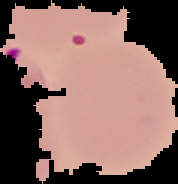
#> input picture FESI/Progetto/malaria/malaria/parasite (100).png, 178 x 184 px, found by its file name; its folder holds only this picture in this run
$ jupyter execute remove_purple_spots.ipynb
#> lines starting #> are read from the running program, lines starting #| are printed output that depends on the picture; after the words box and inside, x2 and y2 are one past the last pixel; in counts of white or black regions, pixels touching at a corner belong together
[cell 1]
import cv2
import numpy as np
import matplotlib.pyplot as plt
import os

# Percorsi
input_folder = 'FESI/Progetto/malaria/malaria/'  # Cartella delle immagini di input
output_folder = 'FESI/Progetto/malaria/output/'  # Cartella dove salvare le immagini elaborate
mask_folder = 'FESI/Progetto/malaria/masks/'  # Cartella dove salvare le maschere

# Crea le cartelle di output se non esistono
os.makedirs(output_folder, exist_ok=True)
os.makedirs(mask_folder, exist_ok=True)

# Itera sui file nella cartella di input
for filename in os.listdir(input_folder):
    if filename.endswith('.png') or filename.endswith('.jpg'):  # Filtra i tipi di file immagine
        input_path = os.path.join(input_folder, filename)
        output_path = os.path.join(output_folder, filename)
        mask_path = os.path.join(mask_folder, f"mask_{filename}")

        # Carica l'immagine
        image = cv2.imread(input_path)
#> image is the input picture: shape (184, 178, 3); mean B, G, R 97.4, 103.1, 135.9
        original = image.copy()

        # Passo 1: Riduzione del rumore con filtro mediano
        image = cv2.medianBlur(image, 5)

        # Passo 2: Riduzione del rumore con filtro bilaterale
        # Parametri: d = diametro, sigmaColor = intensità, sigmaSpace = vicinanza
        image = cv2.bilateralFilter(image, d=9, sigmaColor=75, sigmaSpace=75)

        # Converti l'immagine nello spazio colore HSV
        hsv = cv2.cvtColor(image, cv2.COLOR_BGR2HSV)
#> hsv: shape (184, 178, 3); mean H, S, V 5.3, 46.6, 135.9

        # Creo delle maschere per filtrare lo sfondo
        non_zero_saturation = hsv[:, :, 1] > 0
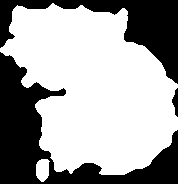
#> non_zero_saturation: shape (184, 178) bool; 63.8% white; 3 black regions, box (x1, y1, x2, y2) and area: (0, 52, 178, 184) 7272, (0, 0, 178, 84) 4494, (172, 88, 178, 117) 105
        non_zero_hue = hsv[:, :, 0] > 0
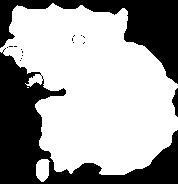
#> non_zero_hue: shape (184, 178) bool; 63.2% white; 17 black regions (14 under 20 px), largest, box (x1, y1, x2, y2) and area: (0, 48, 178, 184) 7414, (0, 0, 178, 84) 4494, (172, 88, 178, 117) 105
        non_zero_value = hsv[:, :, 2] > 0

        # Filtra i pixel di saturazione > 0
        filtered_saturation = hsv[:, :, 1][non_zero_saturation]
        filtered_hue = hsv[:, :, 0][non_zero_hue]
        filtered_value = hsv[:, :, 2][non_zero_value]

        # Calcola gli istogrammi
        hist_h = cv2.calcHist([filtered_hue], [0], None, [180], [0, 180])
#> hist_h = 180 values, max 6960 at index 4, min 0 at index 0, mean 115.1
        hist_s_filtered = cv2.calcHist([filtered_saturation], [0], None, [256], [0, 256])
#> hist_s_filtered = 256 values, max 6314 at index 73, min 0 at index 0, mean 81.57
        hist_v = cv2.calcHist([filtered_value], [0], None, [256], [0, 256])
#> hist_v = 256 values, max 6903 at index 212, min 0 at index 0, mean 81.57

        # Calcola metriche per l'analisi della distribuzione
        filtered_saturation_mean = np.mean(filtered_saturation[filtered_saturation > 0])  # Saturazione media (escludendo sfondo)
#> filtered_saturation_mean = 73.17
        filtered_saturation_std = np.std(filtered_saturation[filtered_saturation > 0])    # Deviazione standard
#> filtered_saturation_std = 8.56
        filtered_saturation_mode = np.argmax(hist_s_filtered)                   # Moda (valore più frequente)
#> filtered_saturation_mode = 73

        # Condizioni basate sull'analisi della distribuzione
        if filtered_saturation_std < 20:  # Distribuzione stretta
            saturation_threshold_max = min(255, filtered_saturation_mode + 20)
#> saturation_threshold_max = 93
        else:  # Distribuzione ampia
            saturation_threshold_max = min(255, (int(filtered_saturation_mean + filtered_saturation_std)))

        saturation_threshold_max = saturation_threshold_max + 8 # Aggiungi un margine di sicurezza
#> saturation_threshold_max = 101

        # Imposta i limiti HSV dinamici
        lower_purple = np.array([120, (saturation_threshold_max), 70])  # Limite inferiore (Hue, Saturation, Value)
#> lower_purple = [120, 101, 70]
        upper_purple = np.array([185, 255, 255])  # Limite superiore

        # Crea una maschera per isolare le aree viola
        mask = cv2.inRange(hsv, lower_purple, upper_purple)
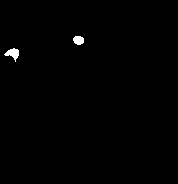
#> mask: shape (184, 178); 0.57% white; 2 white regions, box (x1, y1, x2, y2) and area: (4, 48, 19, 62) 106, (73, 36, 84, 45) 80

        # Post-processing: Morfologia
        kernel = cv2.getStructuringElement(cv2.MORPH_ELLIPSE, (2, 2))
        mask = cv2.morphologyEx(mask, cv2.MORPH_OPEN, kernel) # Apertura per rimuovere il rumore
#> mask: shape (184, 178); 0.56% white; 2 white regions, box (x1, y1, x2, y2) and area: (5, 49, 20, 61) 105, (74, 37, 85, 46) 79

        # 4. Operazioni morfologiche aggiuntive
        #dilated_mask = cv2.dilate(mask, kernel, iterations=2)
        #final_mask = cv2.morphologyEx(dilated_mask, cv2.MORPH_CLOSE, kernel)

        # Rimuovi le macchie viola dall'immagine
        image[mask > 0] = [255, 255, 255]
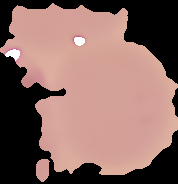
#> image: shape (184, 178, 3); mean B, G, R 98.1, 104.1, 136.4

        # Salva la maschera e l'immagine modificata
        cv2.imwrite(mask_path, mask)
        cv2.imwrite(output_path, image)

        # (Opzionale) Visualizza il progresso
        print(f"Elaborata immagine: {filename}")

$ run again, on FESI/Progetto/malaria/malaria/parasite (107).png
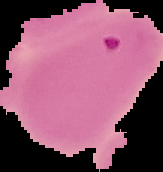
#> input picture FESI/Progetto/malaria/malaria/parasite (107).png, 163 x 172 px, found by its file name
#> image is the input picture: shape (172, 163, 3); mean B, G, R 105.9, 82.2, 139.4
#> hsv: shape (172, 163, 3); mean H, S, V 108.2, 67.7, 139.4
#> `non_zero_saturation = hsv[:, :, 1] > 0`:
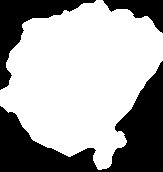
#> non_zero_saturation: shape (172, 163) bool; 64.5% white; 3 black regions, box (x1, y1, x2, y2) and area: (0, 61, 163, 172) 6733, (0, 0, 96, 90) 2316, (103, 0, 163, 33) 907
#> filtered_saturation = 18080 values, max 202 at index 4311, min 74 at index 17918, mean 105
#> filtered_hue = 18080 values, max 175 at index 17861, min 161 at index 4022, mean 167.8
#> filtered_value = 18080 values, max 231 at index 5117, min 173 at index 4309, mean 216.1
#> hist_h = 180 values, max 9124 at index 167, min 0 at index 0, mean 100.4
#> hist_s_filtered = 256 values, max 2380 at index 109, min 0 at index 0, mean 70.62
#> hist_v = 256 values, max 3656 at index 215, min 0 at index 0, mean 70.62
#> filtered_saturation_mean = 105
#> filtered_saturation_std = 11.2
#> filtered_saturation_mode = 109
#> `saturation_threshold_max = min(255, filtered_saturation_mode + 20)`: saturation_threshold_max = 129
#> `saturation_threshold_max = saturation_threshold_max + 8`: saturation_threshold_max = 137
#> lower_purple = [120, 137, 70]
#> `image[mask > 0] = [255, 255, 255]`:
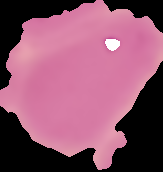
#> image: shape (172, 163, 3); mean B, G, R 106.5, 83.1, 139.7

$ run again, on FESI/Progetto/malaria/malaria/parasite (109).png
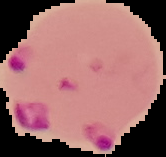
#> input picture FESI/Progetto/malaria/malaria/parasite (109).png, 166 x 157 px, found by its file name
#> image is the input picture: shape (157, 166, 3); mean B, G, R 102.4, 102.2, 151.2
#> hsv: shape (157, 166, 3); mean H, S, V 22.7, 64.5, 151.2
#> `non_zero_saturation = hsv[:, :, 1] > 0`:
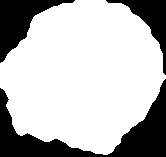
#> non_zero_saturation: shape (157, 166) bool; 73% white; 3 black regions, box (x1, y1, x2, y2) and area: (0, 79, 166, 157) 4039, (0, 0, 75, 63) 1797, (106, 0, 166, 75) 1212
#> non_zero_hue: shape (157, 166) bool; 59.3% white; 32 black regions (27 under 20 px), largest, box (x1, y1, x2, y2) and area: (0, 79, 166, 157) 4047, (56, 58, 153, 140) 3351, (0, 0, 75, 72) 1866, (106, 0, 166, 75) 1212, (15, 98, 53, 115) 55
#> filtered_saturation = 19014 values, max 210 at index 7497, min 53 at index 18991, mean 88.39
#> filtered_hue = 15463 values, max 179 at index 4712, min 1 at index 4312, mean 38.2
#> filtered_value = 19014 values, max 218 at index 16714, min 160 at index 7987, mean 207.3
#> hist_h = 180 values, max 4861 at index 2, min 0 at index 0, mean 85.91
#> hist_s_filtered = 256 values, max 3904 at index 85, min 0 at index 0, mean 74.27
#> hist_v = 256 values, max 4408 at index 209, min 0 at index 0, mean 74.27
#> filtered_saturation_mean = 88.39
#> filtered_saturation_std = 17.89
#> filtered_saturation_mode = 85
#> `saturation_threshold_max = min(255, filtered_saturation_mode + 20)`: saturation_threshold_max = 105
#> `saturation_threshold_max = saturation_threshold_max + 8`: saturation_threshold_max = 113
#> lower_purple = [120, 113, 70]
#> `image[mask > 0] = [255, 255, 255]`:
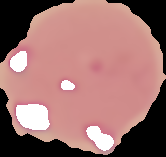
#> image: shape (157, 166, 3); mean B, G, R 109.6, 112.1, 155.1

$ run again, on FESI/Progetto/malaria/malaria/parasite (101).png
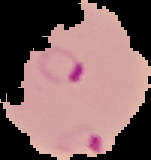
#> input picture FESI/Progetto/malaria/malaria/parasite (101).png, 151 x 160 px, found by its file name
#> image is the input picture: shape (160, 151, 3); mean B, G, R 96.9, 97.3, 127.5
#> hsv: shape (160, 151, 3); mean H, S, V 23, 38.7, 127.6
#> non_zero_saturation: shape (160, 151) bool; 60.2% white; 4 black regions (1 under 20 px), largest, box (x1, y1, x2, y2) and area: (0, 0, 84, 160) 5965, (70, 88, 151, 160) 1884, (88, 0, 151, 66) 1740
#> non_zero_hue: shape (160, 151) bool; 57.8% white; 39 black regions (33 under 20 px), largest, box (x1, y1, x2, y2) and area: (0, 0, 84, 160) 6272, (70, 88, 151, 160) 1885, (88, 0, 151, 66) 1740, (51, 124, 94, 149) 85, (57, 86, 84, 93) 63, (55, 62, 66, 75) 37
#> filtered_saturation = 14553 values, max 186 at index 5367, min 57 at index 9333, mean 64.26
#> filtered_hue = 13973 values, max 179 at index 2173, min 1 at index 2014, mean 39.73
#> filtered_value = 14553 values, max 226 at index 14476, min 168 at index 5240, mean 211.8
#> hist_h = 180 values, max 4969 at index 1, min 0 at index 0, mean 77.63
#> hist_s_filtered = 256 values, max 2867 at index 62, min 0 at index 0, mean 56.85
#> hist_v = 256 values, max 4152 at index 211, min 0 at index 0, mean 56.85
#> filtered_saturation_mean = 64.26
#> filtered_saturation_std = 12.46
#> filtered_saturation_mode = 62
#> `saturation_threshold_max = min(255, filtered_saturation_mode + 20)`: saturation_threshold_max = 82
#> `saturation_threshold_max = saturation_threshold_max + 8`: saturation_threshold_max = 90
#> lower_purple = [120, 90, 70]
#> `image[mask > 0] = [255, 255, 255]`:
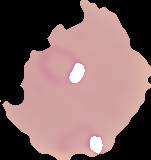
#> image: shape (160, 151, 3); mean B, G, R 98.7, 99.9, 128.6
